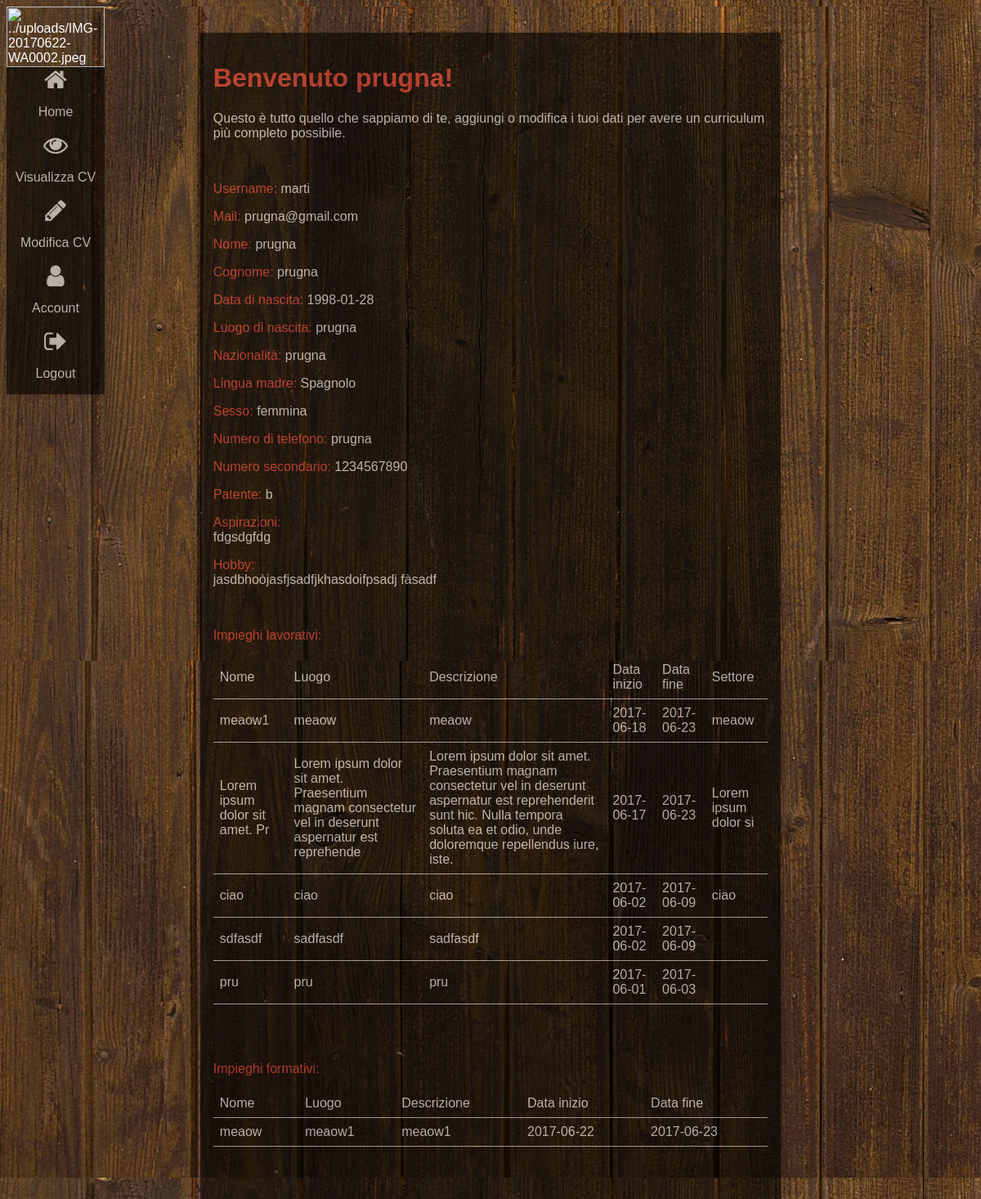
Before: /_php/home.php (signed in, upper part) with the older database file.
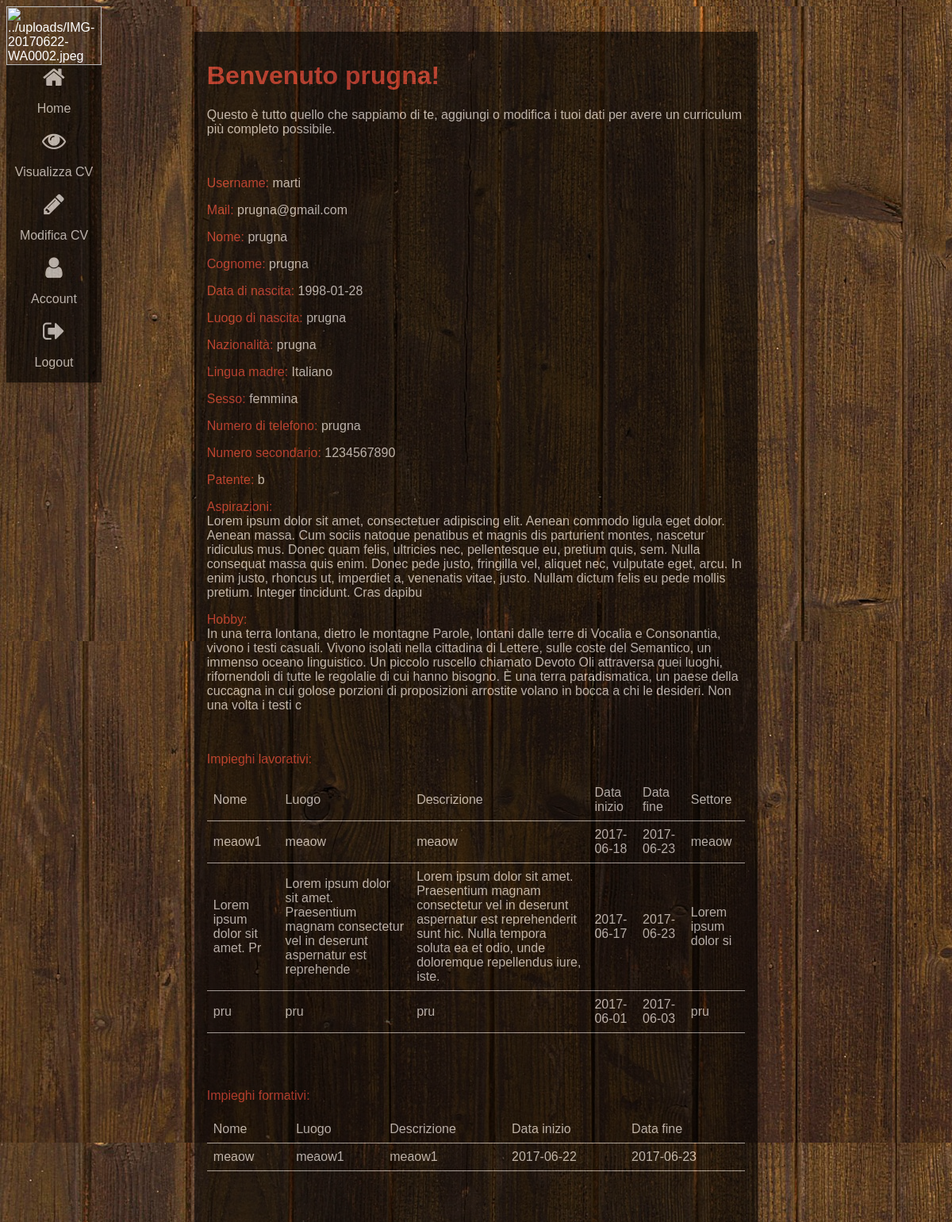
After: the same page with the newer database file.
### tables this page shows
CREATE TABLE `lavoro` (
  `idlavoro` int(11) NOT NULL,
  `username` varchar(15) NOT NULL,
  `nome` varchar(30) NOT NULL,
  `luogo` varchar(100) NOT NULL,
  `descrizione` varchar(400) NOT NULL,
  `datainizio` varchar(10) NOT NULL,
  `datafine` varchar(10) NOT NULL,
  `settore` varchar(20) NOT NULL
);

CREATE TABLE `formazione` (
  `idformazione` int(11) NOT NULL,
  `username` varchar(15) NOT NULL,
  `nome` varchar(30) NOT NULL,
  `luogo` varchar(100) NOT NULL,
  `descrizione` varchar(400) NOT NULL,
  `datainizio` varchar(10) NOT NULL,
  `datafine` varchar(10) NOT NULL
);

### _php/home.php (the view, shortened to what the changed rows need)
<?php
	require_once('Connessione.php');
?>
<html>
	<head>
		<link rel="stylesheet" type="text/css" href="../_css/stylesheet_home.css">
		<link rel="stylesheet" href="https://cdnjs.cloudflare.com/ajax/libs/font-awesome/4.7.0/css/font-awesome.min.css">
	</head>
	<body style="min-height="100%">
		<div class="container-home">
			<div class="box-home">
				<div class="box-account">
					<h1 class="titolo-rosa">Benvenuto <?php echo $_SESSION['nome']?>! </h1>
					<p>Questo &egrave tutto quello che sappiamo di te, aggiungi o modifica i tuoi dati per avere un curriculum più completo possibile.</p><br>
					<p><font class="titolo-rosa"> Username: </font><?php echo $_SESSION['username']?></p>
					<p><font class="titolo-rosa"> Mail: </font><?php echo $_SESSION['mail']?></p>
					<p><font class="titolo-rosa"> Nome: </font><?php echo $_SESSION['nome']?></p>
					<p><font class="titolo-rosa"> Cognome: </font><?php echo $_SESSION['cognome']?></p>
					<p><font class="titolo-rosa"> Data di nascita: </font><?php echo $_SESSION['data']?></p>
					<p><font class="titolo-rosa"> Luogo di nascita: </font><?php echo $_SESSION['luogo']?></p>
					<p><font class="titolo-rosa"> Nazionalità: </font><?php echo $_SESSION['nazionalita']?></p>
					<p><font class="titolo-rosa"> Lingua madre: </font><?php echo $_SESSION['madre']?></p>
					<p><font class="titolo-rosa"> Sesso: </font><?php echo $_SESSION['sesso']?></p>
					<p><font class="titolo-rosa"> Numero di telefono: </font><?php echo $_SESSION['numtel']?></p>
					<?php
						if(strlen ($_SESSION['numtel2'])!="null"){
							echo '<p><font class="titolo-rosa"> Numero secondario: </font>';
							echo $_SESSION["numtel2"];
							echo '</p>';
						}
						if(strlen ($_SESSION['patente'])!="null"){
							echo '<p><font class="titolo-rosa"> Patente: </font>';
							echo $_SESSION["patente"];
							echo '</p>';
						}
						if($_SESSION['aspirazioni']!="null" && strlen($_SESSION['aspirazioni'])!=0){
							echo '<p><font class="titolo-rosa">Aspirazioni: </font><br>';
							echo $_SESSION["aspirazioni"];
							echo '</p>';
						}
						if($_SESSION['hobby']!="null" && strlen($_SESSION['hobby'])!=0){
							echo '<p><font class="titolo-rosa"> Hobby: </font><br>';
							echo $_SESSION["hobby"];
							echo '</p>';
						}
						$username=$_SESSION['username'];
						$query=$conn->prepare("SELECT * FROM lavoro WHERE (username='$username')");
						$query->execute();
						$count=$query->rowCount();
						if($count>0){
							echo '<br><p><font class="titolo-rosa">Impieghi lavorativi:</p>';
							require_once('Connessione.php');
							$username=$_SESSION['username'];
							$query=$conn->prepare("SELECT nome, luogo, descrizione, datainizio, datafine, settore FROM lavoro WHERE username='$username' ORDER BY datainizio DESC");
							$query->execute();
							echo '<table>
									<tr>
										<td>Nome</td>
										<td>Luogo</td>
										<td>Descrizione</td>
										<td>Data inizio</td>
										<td>Data fine</td>
										<td>Settore</td>
									</tr>'
							;
							while($row = $query->fetch(PDO::FETCH_BOTH)){
								echo
									'<tr><td>'
								;
								echo	$row['nome'];
								echo	'</td>
										<td>'
								;
								echo	$row['luogo'];
								echo	'</td>
										<td>'
								;
								echo	$row['descrizione'];
								echo	'</td>
										<td>'
								;
								echo	$row['datainizio'];
								echo	'</td>
										<td>'
								;
								echo	$row['datafine'];
								echo	'</td>
										<td>'
								;
								echo	$row['settore'];
								echo	'</td>
									</tr>'
								;
							}
							echo
								'</table><br><br>'
							;
						}
						$username=$_SESSION['username'];
						$query=$conn->prepare("SELECT * FROM formazione WHERE (username='$username')");
						$query->execute();
						$count=$query->rowCount();
						if($count>0){
							echo '<br><p><font class="titolo-rosa">Impieghi formativi:</p>';
							require_once('Connessione.php');
							$username=$_SESSION['username'];
							$query=$conn->prepare("SELECT nome, luogo, descrizione, datainizio, datafine FROM formazione WHERE username='$username' ORDER BY datainizio DESC");
							$query->execute();
							echo '<table>
								<tr>
									<td>Nome</td>
									<td>Luogo</td>
									<td>Descrizione</td>
									<td>Data inizio</td>
									<td>Data fine</td>
								</tr>'
							;
							while($row = $query->fetch(PDO::FETCH_BOTH)){
								echo
									'<tr><td>'
								;
								echo	$row['nome'];
								echo	'</td>
										<td>'
								;
								echo	$row['luogo'];
								echo	'</td>
										<td>'
								;
								echo	$row['descrizione'];
								echo	'</td>
										<td>'
								;
								echo	$row['datainizio'];
								echo	'</td>
										<td>'
								;
								echo	$row['datafine'];
								echo	'</td>
									</tr>'
								;
							}
							echo
								'</table><br><br>'
							;
						}
						$username=$_SESSION['username'];
						$query=$conn->prepare("SELECT * FROM lingua WHERE (username='$username')");
						$query->execute();
						$count=$query->rowCount();
						if($count>0){
							echo '<br><p><font class="titolo-rosa">Lingua:</p>';
							echo'<table>
								<tr>
									<tr>
										<td>Lingua</td>
										<td colspan="2">Compresione</td>
										<td colspan="2">Parlato</td>
										<td>Produzione scritta</td>
									<tr>
									<tr>
										<td></td>
										<td>Ascolto</td>
										<td>Lettura</td>
										<td>Interazione</td>
										<td>Produzione orale</td>
										<td></td>
									<tr>'
							;
							echo
								'</table><br><br>'
							;
						}
						$username=$_SESSION['username'];
						$query=$conn->prepare("SELECT * FROM digitali WHERE (username='$username')");
						$query->execute();
						$count=$query->rowCount();
						if($count>0){
							echo '<br><p><font class="titolo-rosa">Competenze digitali:</p>';
							echo'<table>
								<tr>
									<tr>
										<td>Elaborazione delle informazioni</td>
										<td>Comunicazione</td>
										<td>Creazione dei contenuti</td>
										<td>Sicurezza</td>
										<td>Risoluzione dei problemi</td>
									<tr>
								<tr>'
							;
							echo
								'</table><br><br>'
							;
						}
					?>
				</div>
			</div>
		</div>
	</body>
</html>

Changed rows visible on the page:
removed lavoro: nome "ciao", luogo "ciao", descrizione "ciao", datainizio "2017-06-02", datafine "2017-06-09", settore "ciao"
removed lavoro: nome "sdfasdf", luogo "sadfasdf", descrizione "sadfasdf", datainizio "2017-06-02", datafine "2017-06-09"
changed lavoro "pru": settore (not shown) → "pru"
Other visible differences:
$_SESSION['madre']: "Spagnolo" → "Italiano"
$_SESSION["aspirazioni"]: "fdgsdgfdg" → "Lorem ipsum dolor sit amet, consectetuer adipiscing elit. Aenean commodo ligula eget dolor. Aenean massa. Cum sociis natoque penatibus et magnis dis parturient montes, nascetur ridiculus mus. Donec quam felis, ultricies nec, pellentesque eu, pretium quis, sem. Nulla consequat massa quis enim. Donec pede justo, fringilla vel, aliquet nec, vulputate eget, arcu. In enim justo, rhoncus ut, imperdiet a, venenatis vitae, justo. Nullam dictum felis eu pede mollis pretium. Integer tincidunt. Cras dapibu"
$_SESSION["hobby"]: "jasdbhoòjasfjsadfjkhasdoifpsadj fàsadf" → "In una terra lontana, dietro le montagne Parole, lontani dalle terre di Vocalia e Consonantia, vivono i testi casuali. Vivono isolati nella cittadina di Lettere, sulle coste del Semantico, un immenso oceano linguistico. Un piccolo ruscello chiamato Devoto Oli attraversa quei luoghi, rifornendoli di tutte le regolalie di cui hanno bisogno. È una terra paradismatica, un paese della cuccagna in cui golose porzioni di proposizioni arrostite volano in bocca a chi le desideri. Non una volta i testi c"
